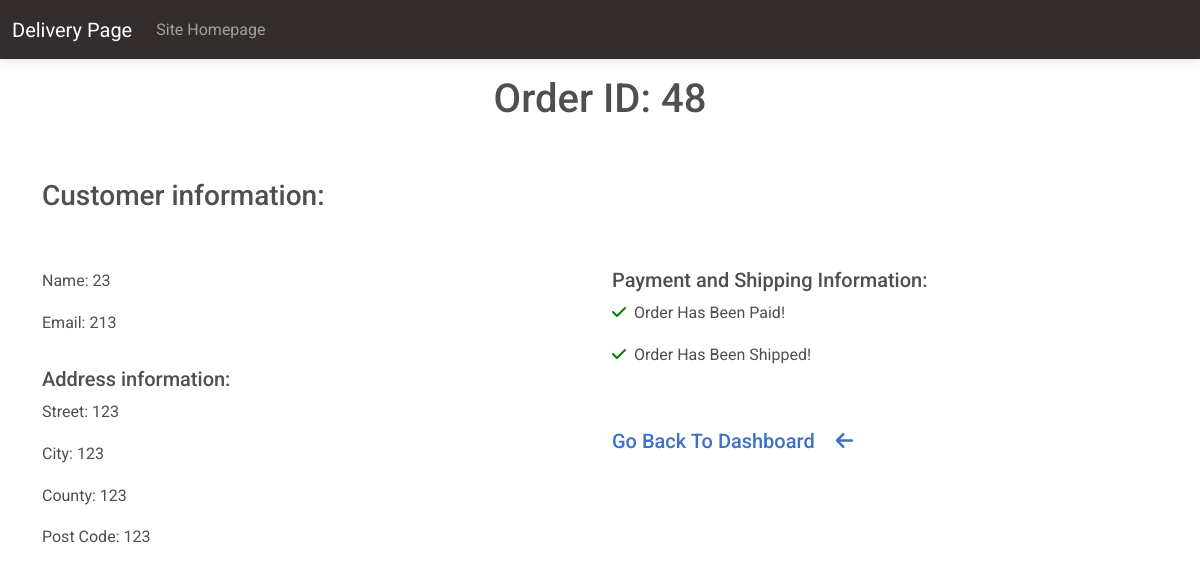
The app's page /cafe/orders/48/ (signed in) with its own data.
### customer/models.py (models this page shows, shortened)
class OrderModel(models.Model):
    created_on = models.DateTimeField(auto_now_add=True)
    price = models.DecimalField(max_digits=7, decimal_places=2)
    items = models.ManyToManyField('MenuItem', related_name='order', blank=True)
    name = models.CharField(max_length=50, blank=True)
    email = models.CharField(max_length=50, blank=True)
    street = models.CharField(max_length=50, blank=True)
    city = models.CharField(max_length=50, blank=True)
    county = models.CharField(max_length=15, blank=True)
    post_code = models.CharField(max_length=15, blank=True, null=True)
    is_paid = models.BooleanField(default=False)
    is_shipped = models.BooleanField(default=False)

### cafe/views.py (the view, shortened to what this page needs)
# urls.py: path('orders/<int:pk>/', OrderDetails.as_view(), name='order-details')
class OrderDetails(LoginRequiredMixin, UserPassesTestMixin, View):
    def get(self, request, pk, *args, **kwargs):
        order = OrderModel.objects.get(pk=pk)
        context = {
            'order': order
        }
        return render(request, 'cafe/order-details.html', context)
    def test_func(self):
        return self.request.user.groups.filter(name='Staff').exists()

### cafe/templates/cafe/order-details.html
{% extends 'cafe/base.html' %}
{% block content %}
<div class="container">
    <div class="row justify-content-center">
        <div class="col-md-6 col-sm-12 text-center mt-3">
            <h1>Order ID: {{ order.pk }}</h1>
        </div>
    </div>
    <div class="row justify-content-center">
        <div class="col-md-12 com-sm-12 mt-5">
            <h3>Customer information: </h3>
        </div>
    </div>
    <div class="row justify-content-center">
        <div class="col-md-6 com-sm-12 mt-5">
            <p><span style="font-weight: 400;">Name:</span> {{ order.name }}</p>
            <p><span style="font-weight: 400;">Email:</span> {{ order.email }}</p>
            <h5 class="pt-3">Address information:</h5>
            <p><span style="font-weight: 400;">Street:</span> {{ order.street }}</p>
            <p><span style="font-weight: 400;">City:</span> {{ order.city }}</p>
            <p><span style="font-weight: 400;">County:</span> {{ order.county }}</p>
            <p><span style="font-weight: 400;">Post Code:</span> {{ order.post_code }}</p>
        </div>
        <div class='col-md-6 col-sm-12 mt-5'>
            <h5>Payment and Shipping Information:</h5>
            {% if order.is_paid %}
                <p><i style='color: green;' class='fas fa-check'></i><span class='ps-2'>Order Has Been Paid!</span></p>
            {% else %}
                <p><i style='color: red;' class='fas fa-times'></i><span class='ps-2'>Order Has NOT Been Paid!</span></p>
            {% endif %}
	        {% if order.is_shipped %}
    	        <p><i style='color: green;' class='fas fa-check'></i><span class='ps-2'>Order Has Been Shipped!</span></p>
        	{% else %}
                <form method='POST'>
                    {% csrf_token %}
                    <button type='submit' class='btn btn-outline-success'>Mark As Shipped</button>
                <form>
            {% endif %}
            <p>
            <a href='{% url "dashboard" %}'><h5>Go Back To Dashboard
                <i class='fa-solid fa-arrow-left ms-3 pt-5'></i></h5>
            </a>
            </p>
        </div>
    </div>
</div>
{% endblock content%}

### records on screen
OrderModel: pk "48", name "23", email "213", street "123", city "123", county "123", post_code "123"
